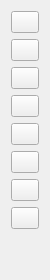
     <widget class="QWidget" name="leftNavigation" native="true">
      <property name="sizePolicy">
       <sizepolicy hsizetype="Minimum" vsizetype="Expanding">
        <horstretch>0</horstretch>
        <verstretch>0</verstretch>
       </sizepolicy>
      </property>
      <property name="minimumSize">
       <size>
        <width>50</width>
        <height>0</height>
       </size>
      </property>
      <property name="maximumSize">
       <size>
        <width>50</width>
        <height>16777215</height>
       </size>
      </property>
      <layout class="QVBoxLayout" name="verticalLayout_5">
       <item>
        <layout class="QVBoxLayout" name="leftNavigationVerticalLayout">
         <item>
          <widget class="QPushButton" name="home_btn_dashboard">
           <property name="toolTip">
            <string>&lt;html&gt;&lt;head/&gt;&lt;body&gt;&lt;p&gt;Home&lt;/p&gt;&lt;/body&gt;&lt;/html&gt;</string>
           </property>
           <property name="text">
            <string/>
           </property>
           <property name="icon">
            <iconset resource="resources.qrc">
             <normaloff>:/icons/img/homebig.png</normaloff>:/icons/img/homebig.png</iconset>
           </property>
          </widget>
         </item>
         <item>
          <widget class="QPushButton" name="experiment_info_btn">
           <property name="toolTip">
            <string>&lt;html&gt;&lt;head/&gt;&lt;body&gt;&lt;p&gt;Experiment Details&lt;/p&gt;&lt;/body&gt;&lt;/html&gt;</string>
           </property>
           <property name="text">
            <string/>
           </property>
           <property name="icon">
            <iconset resource="resources.qrc">
             <normaloff>:/icons/img/flask.svg</normaloff>:/icons/img/flask.svg</iconset>
           </property>
          </widget>
         </item>
         <item>
          <widget class="QPushButton" name="statistik">
           <property name="toolTip">
            <string>&lt;html&gt;&lt;head/&gt;&lt;body&gt;&lt;p&gt;Statistik&lt;/p&gt;&lt;/body&gt;&lt;/html&gt;</string>
           </property>
           <property name="text">
            <string/>
           </property>
           <property name="icon">
            <iconset resource="resources.qrc">
             <normaloff>:/icons/img/graph-up.svg</normaloff>:/icons/img/graph-up.svg</iconset>
           </property>
          </widget>
         </item>
         <item>
          <widget class="QPushButton" name="importBtn">
           <property name="toolTip">
            <string>&lt;html&gt;&lt;head/&gt;&lt;body&gt;&lt;p&gt;Import&lt;/p&gt;&lt;/body&gt;&lt;/html&gt;</string>
           </property>
           <property name="text">
            <string/>
           </property>
           <property name="icon">
            <iconset resource="resources.qrc">
             <normaloff>:/icons/img/import-1.svg</normaloff>:/icons/img/import-1.svg</iconset>
           </property>
          </widget>
         </item>
         <item>
          <widget class="QPushButton" name="qrGenBtn">
           <property name="toolTip">
            <string>&lt;html&gt;&lt;head/&gt;&lt;body&gt;&lt;p&gt;Generate QR Codes&lt;/p&gt;&lt;/body&gt;&lt;/html&gt;</string>
           </property>
           <property name="text">
            <string/>
           </property>
           <property name="icon">
            <iconset resource="resources.qrc">
             <normaloff>:/icons/img/qr-code-scanner.svg</normaloff>:/icons/img/qr-code-scanner.svg</iconset>
           </property>
           <property name="flat">
            <bool>false</bool>
           </property>
          </widget>
         </item>
         <item>
          <widget class="QPushButton" name="cliBtn">
           <property name="toolTip">
            <string>&lt;html&gt;&lt;head/&gt;&lt;body&gt;&lt;p&gt;Command Line Interface&lt;/p&gt;&lt;/body&gt;&lt;/html&gt;</string>
           </property>
           <property name="text">
            <string/>
           </property>
           <property name="icon">
            <iconset resource="resources.qrc">
             <normaloff>:/icons/img/command-line.svg</normaloff>:/icons/img/command-line.svg</iconset>
           </property>
          </widget>
         </item>
         <item>
          <widget class="QPushButton" name="experimentPreparationBtn">
           <property name="text">
            <string/>
           </property>
           <property name="icon">
            <iconset resource="resources.qrc">
             <normaloff>:/icons/img/dna.svg</normaloff>:/icons/img/dna.svg</iconset>
           </property>
          </widget>
         </item>
         <item>
          <widget class="QPushButton" name="settingsBtn">
           <property name="toolTip">
            <string>&lt;html&gt;&lt;head/&gt;&lt;body&gt;&lt;p&gt;Settings&lt;/p&gt;&lt;/body&gt;&lt;/html&gt;</string>
           </property>
           <property name="text">
            <string/>
           </property>
           <property name="icon">
            <iconset resource="resources.qrc">
             <normaloff>:/icons/img/settings.svg</normaloff>:/icons/img/settings.svg</iconset>
           </property>
          </widget>
         </item>
         <item>
          <spacer name="verticalSpacer_3">
           <property name="orientation">
            <enum>Qt::Vertical</enum>
           </property>
           <property name="sizeHint" stdset="0">
            <size>
             <width>20</width>
             <height>40</height>
            </size>
           </property>
          </spacer>
         </item>
        </layout>
       </item>
      </layout>
     </widget>
